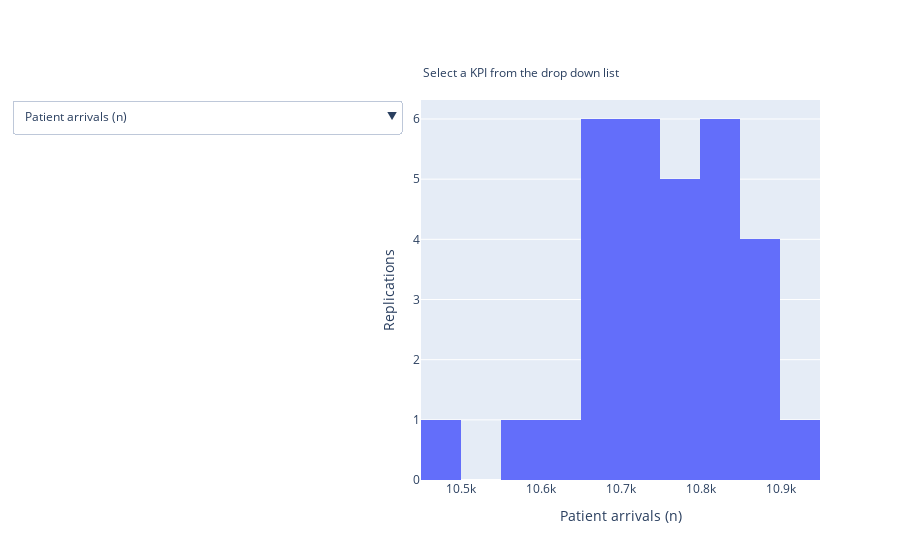

The code cell stored with this chart in its notebook:
### Code cell
create_user_controlled_hist(
    experiment.run_results_df,
    exclude_columns=[0, 1],
    name_mappings=LABELS,
    include_instruct=True,
)

### Figure 1 — Plotly figure (JSON) as saved in the notebook; plotly's stock layout.template omitted (floating-point values rounded to 4 significant figures)
{"data": [{"type": "histogram", "x": [10790, 10787, 10827, 10800, 10748, 10788, 10747, 10719, 10836, 10742, 10854, 10724, 10854, 10693, 10917, 10833, 10788, 10690, 10486, 10815, 10622, 10830, 10676, 10876, 10850, 10670, 10693, 10712, 10577, 10693, 10773]}], "layout": {"annotations": [{"font": {"size": 12}, "showarrow": false, "text": "Select a KPI from the drop down list", "x": 0, "xref": "paper", "y": 1.1, "yref": "paper"}], "showlegend": false, "updatemenus": [{"buttons": [{"args": [{"x": [[10790, 10787, 10827, 10800, 10748, 10788, 10747, 10719, 10836, 10742, 10854, 10724, 10854, 10693, 10917, 10833, 10788, 10690, 10486, 10815, 10622, 10830, 10676, 10876, 10850, 10670, 10693, 10712, 10577, 10693, 10773]]}, {"xaxis": {"title": "Patient arrivals (n)"}}], "label": "Patient arrivals (n)", "method": "update"}, {"args": [{"x": [[0.5185, 0.4963, 0.4971, 0.505, 0.4747, 0.4671, 0.4526, 0.5903, 0.524, 0.4566, 0.5381, 0.3412, 0.4482, 0.3918, 0.5676, 0.4609, 0.4737, 0.4762, 0.3576, 0.4285, 0.5571, 0.4869, 0.6256, 0.549, 0.5007, 0.537, 0.4524, 0.5246, 0.4069, 0.5108, 0.5255]]}, {"xaxis": {"title": "Mean wait time for nurse (minutes)"}}], "label": "Mean wait time for nurse (minutes)", "method": "update"}, {"args": [{"x": [[10.04, 10.22, 9.901, 10.0, 10.01, 9.958, 9.888, 10.19, 10.13, 9.99, 9.991, 9.851, 9.878, 9.789, 10.05, 9.985, 10.02, 9.983, 9.868, 9.899, 9.825, 9.963, 9.86, 9.993, 9.954, 10.13, 9.848, 10.03, 10.04, 9.965, 10.04]]}, {"xaxis": {"title": "Mean consultation time with nurse (minutes)"}}], "label": "Mean consultation time with nurse (minutes)", "method": "update"}, {"args": [{"x": [[0.5014, 0.5107, 0.4963, 0.5001, 0.4982, 0.4974, 0.4922, 0.5055, 0.5081, 0.4969, 0.5017, 0.4892, 0.4964, 0.4848, 0.5081, 0.5007, 0.5006, 0.4941, 0.4792, 0.4956, 0.4833, 0.4996, 0.4874, 0.5032, 0.5, 0.5003, 0.4877, 0.4974, 0.4918, 0.4931, 0.5008]]}, {"xaxis": {"title": "Mean nurse utilisation"}}], "label": "Mean nurse utilisation", "method": "update"}, {"args": [{"x": [[0.5014, 0.5107, 0.4963, 0.5001, 0.4982, 0.4974, 0.4922, 0.5055, 0.5081, 0.4969, 0.5017, 0.4892, 0.4964, 0.4848, 0.5081, 0.5007, 0.5006, 0.4941, 0.4792, 0.4956, 0.4833, 0.4996, 0.4874, 0.5032, 0.5, 0.5003, 0.4877, 0.4974, 0.4918, 0.4931, 0.5008]]}, {"xaxis": {"title": "Time-weighted mean nurse utilisation"}}], "label": "Time-weighted mean nurse utilisation", "method": "update"}, {"args": [{"x": [[0.1295, 0.1239, 0.1246, 0.1263, 0.1181, 0.1166, 0.1126, 0.1465, 0.1314, 0.1135, 0.1352, 0.08469, 0.1126, 0.09697, 0.1434, 0.1156, 0.1183, 0.1178, 0.0868, 0.1073, 0.137, 0.1221, 0.1549, 0.1382, 0.1257, 0.1326, 0.112, 0.1301, 0.09962, 0.1265, 0.1311]]}, {"xaxis": {"title": "Time-weighted mean queue length for nurse (n)"}}], "label": "Time-weighted mean queue length for nurse (n)", "method": "update"}, {"args": [{"x": [[0, 0, 0, 0, 0, 0, 0, 0, 0, 0, 4, 0, 0, 0, 0, 0, 0, 0, 0, 0, 0, 0, 2, 0, 0, 0, 0, 0, 0, 1, 0]]}, {"xaxis": {"title": "Patients still unseen at end of simulation (n)"}}], "label": "Patients still unseen at end of simulation (n)", "method": "update"}, {"args": [{"x": [[null, null, null, null, null, null, null, null, null, null, 0.7426, null, null, null, null, null, null, null, null, null, null, null, 3.058, null, null, null, null, null, null, 2.55, null]]}, {"xaxis": {"title": "Mean wait time of patients unseen by simulation end (minutes)"}}], "label": "Mean wait time of patients unseen by simulation end (minutes)", "method": "update"}], "direction": "down", "showactive": true}], "xaxis": {"title": {"text": "Patient arrivals (n)"}}, "yaxis": {"title": {"text": "Replications"}}}}
